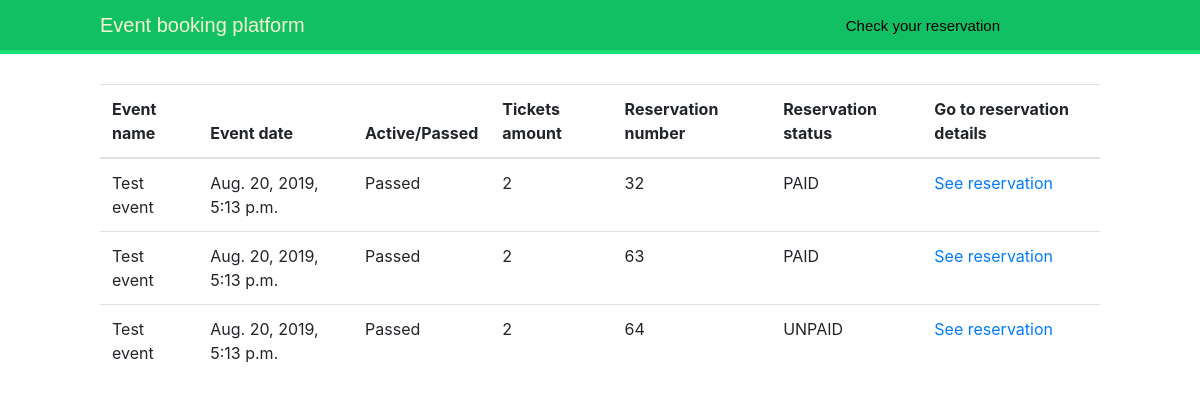
The page /reservation/client-reservations/2 on the database as committed earlier.
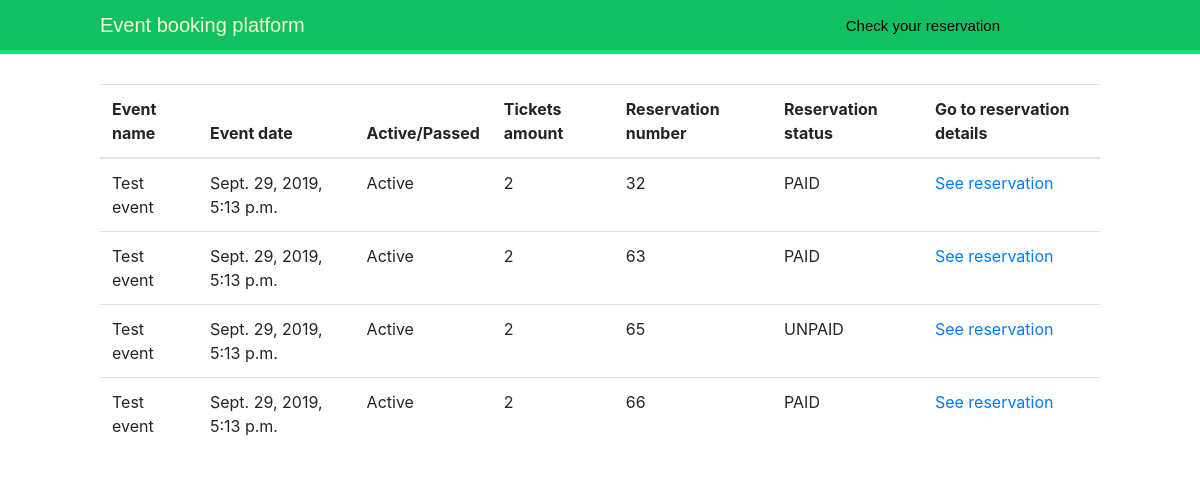
The same page on the database as committed later.
### reservation/models.py (models this page shows, shortened)
class Reservation(models.Model):
    PAID = 'PAID'
    UNPAID = 'UNPAID'
    BOOKED = 'BOOKED'
    RESERVATION_STATUS_CHOICES = [
        (PAID, 'paid'),
        (UNPAID, 'unpaid'),
        (BOOKED, 'ongoing'),
    ]
    status = models.CharField(max_length=20, choices=RESERVATION_STATUS_CHOICES, default=BOOKED)
    booked_time = models.DateTimeField(auto_now_add=True)
    client = models.ForeignKey(Client, null=True, on_delete=models.CASCADE, related_name='reservations')
    event = models.ForeignKey(Event, on_delete=models.CASCADE, related_name='reservations')
    def get_absolute_url(self):
        return reverse('reservation:reservation', args=[self.pk])

### event/models.py (models this page shows, shortened)
class Event(models.Model):
    name = models.CharField(max_length=100)
    datetime = models.DateTimeField()
    description = models.TextField()

### reservation/views.py (the view)
# urls.py: path('client-reservations/<int:client_id>', views.get_client_reservations, name='client_reservations'),
def get_client_reservations(request, client_id):
    client = get_object_or_404(Client, pk=client_id)
    reservations = client.reservations.all().annotate(active=Case(When(event__datetime__lt=timezone.now(),
                                                                       then=Value(False)),
                                                                  default=Value(True), output_field=BooleanField()))\
        .order_by('-event__datetime', 'pk')
    return render(request, 'reservation/client_reservations.html', {'reservations': reservations})

### templates/reservation/client_reservations.html (shortened to what this page needs)
{% extends "base.html" %}
{% block content %}
    <table class="table table-hover">
        <thead>
        <tr>
            <th scope="col">Event name</th>
            <th scope="col">Event date</th>
            <th scope="col">Active/Passed</th>
            <th scope="col">Tickets amount</th>
            <th scope="col">Reservation number</th>
            <th scope="col">Reservation status</th>
            <th scope="col">Go to reservation details</th>
        </tr>
        </thead>
        <tbody>
        {%  for reservation in reservations %}
            <tr>
                <td>{{ reservation.event.name }}</td>
                <td>{{ reservation.event.datetime }}</td>
                <td>{%  if reservation.active %}Active{% else %}Passed{% endif %}</td>
                <td>{{reservation.tickets.count}}</td>
                <td>{{ reservation.pk }}</td>
                <td>{{ reservation.status }}</td>
                <td><a href="{{ reservation.get_absolute_url }}">See reservation</a></td>
            </tr>
        {% endfor %}
        </tbody>
    </table>
{% endblock %}

### templates/base.html (shortened to what this page needs)
{% load static %}
<!DOCTYPE html>
<html lang="en">
<head>
    <link rel="stylesheet" type="text/css" href="{% static "css/base.css" %}">
    <link rel="stylesheet" href="https://maxcdn.bootstrapcdn.com/bootstrap/4.0.0/css/bootstrap.min.css"
>
</head>
<body>
    <div id="header">
        <a href="/" class="logo">Event booking platform</a>
        <a href="{% url "reservation:reservation_check" %}" class="res-check">Check your reservation</a>
    </div>
    <div class="content">
        {% block content %}
        {% endblock %}
    </div>
</body>
</html>

### static/css/base.css (style rules this page uses)
body { margin:0; padding:0; font-family:helvetica, sans-serif; }
.content { padding: 30px 100px; }
#header .res-check { font-family: 'Muli', sans-serif; float: right; color: #000000; font-size: 15px; padding-top: 5px; margin-right: 10%; }
a { color:#12c064; text-decoration:none; }
#header { padding:10px 100px; font-size:14px; background:#12c064; color:#fff; border-bottom:4px solid #1cdf78; overflow:auto; }
#header .logo { font-family: 'Muli', sans-serif; float:left; color:#f3f7cc; font-size:20px; margin-right:10%; }

Rows that differ between the two databases and show on the page:
removed Reservation: event.name "Test event", event.datetime "Aug. 20, 2019, 5:13 p.m.", shows "Passed", tickets.count "2", pk "64", status "UNPAID"
changed through a linked row, Reservation id 32: event.datetime "Aug. 20, 2019, 5:13 p.m." → "Sept. 29, 2019, 5:13 p.m."; text "Passed" → "Active"
changed through a linked row, Reservation id 63: event.datetime "Aug. 20, 2019, 5:13 p.m." → "Sept. 29, 2019, 5:13 p.m."; text "Passed" → "Active"
added Reservation: event.name "Test event", event.datetime "Sept. 29, 2019, 5:13 p.m.", shows "Active", tickets.count "2", pk "65", status "UNPAID"
added Reservation: event.name "Test event", event.datetime "Sept. 29, 2019, 5:13 p.m.", shows "Active", tickets.count "2", pk "66", status "PAID"
